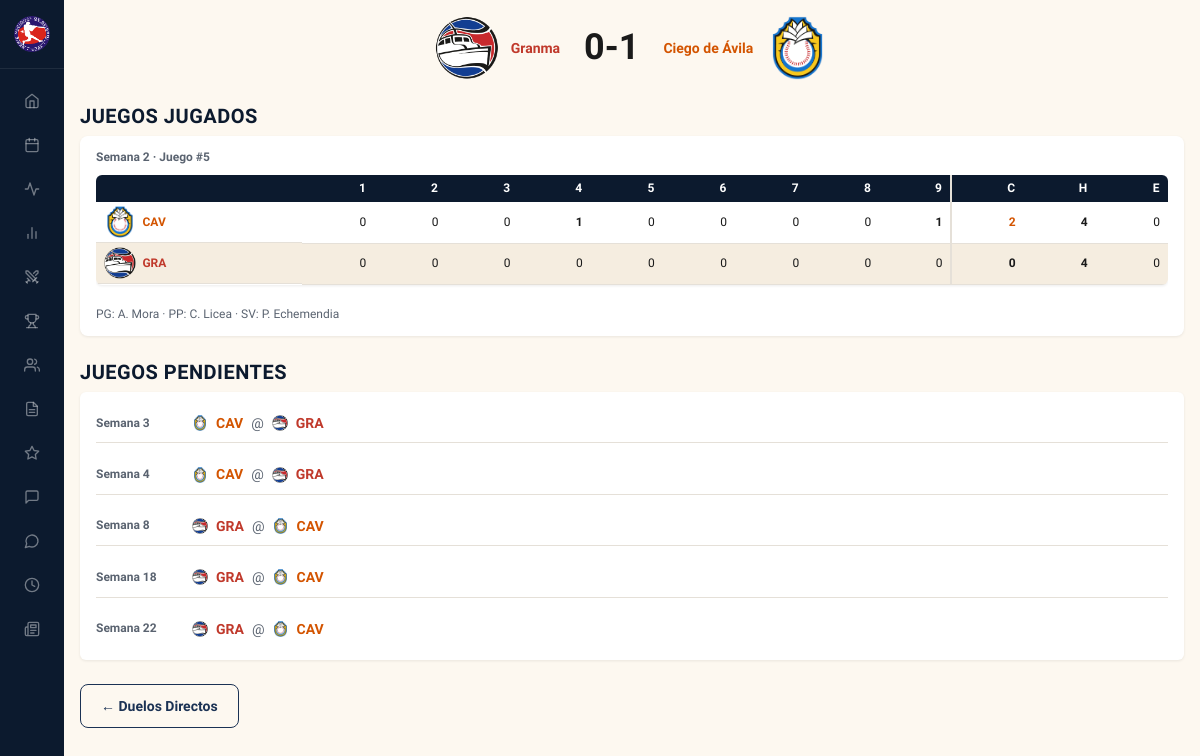
Before: /versus/GRA/CAV with the older database file.
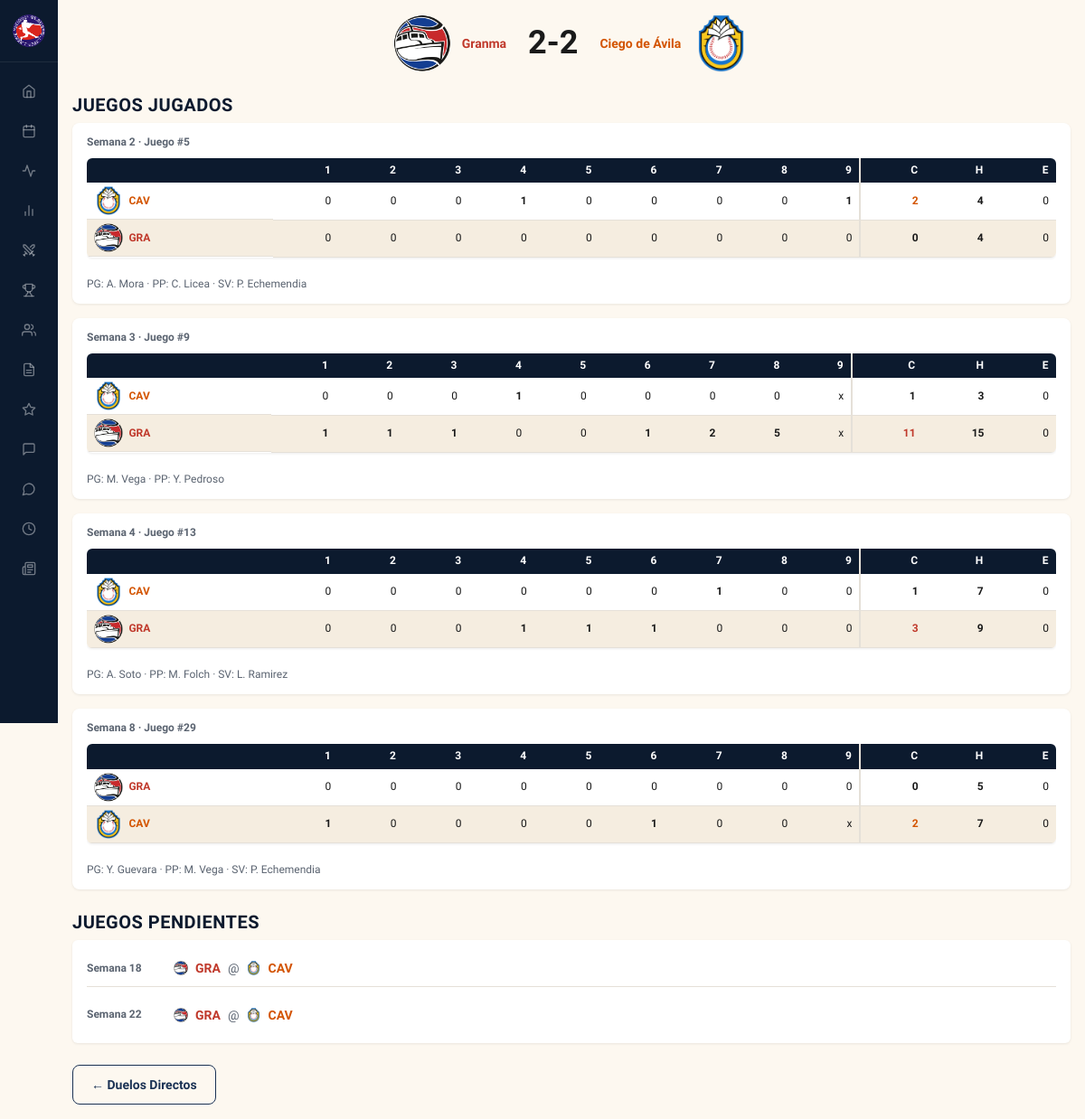
After: the same page with the newer database file.
### tables this page shows
CREATE TABLE games (
            id INTEGER PRIMARY KEY,
            schedule_id INTEGER UNIQUE REFERENCES schedule(id),
            date TEXT,
            home_runs INTEGER,
            away_runs INTEGER,
            home_hits INTEGER,
            away_hits INTEGER,
            home_errors INTEGER,
            away_errors INTEGER,
            winning_pitcher_id INTEGER REFERENCES players(id),
            losing_pitcher_id INTEGER REFERENCES players(id),
            save_pitcher_id INTEGER REFERENCES players(id),
            notes TEXT
        , home_linescore TEXT, away_linescore TEXT);

CREATE TABLE schedule (
            id INTEGER PRIMARY KEY,
            game_num INTEGER,
            week_num INTEGER,
            home_team_id INTEGER REFERENCES teams(id),
            away_team_id INTEGER REFERENCES teams(id),
            phase TEXT DEFAULT 'regular',
            series_game INTEGER
        );

CREATE TABLE teams (
            id INTEGER PRIMARY KEY,
            name TEXT NOT NULL,
            short_name TEXT NOT NULL,
            full_name TEXT NOT NULL,
            owner TEXT NOT NULL,
            rank_overall INTEGER,
            rank_pitching INTEGER,
            rank_batting INTEGER,
            rank_fielding INTEGER,
            rank_speed INTEGER,
            rank_pre_draft INTEGER,
            rank_post_draft INTEGER,
            color_primary TEXT,
            color_secondary TEXT,
            logo_file TEXT,
            banner_file TEXT
        );

CREATE TABLE players (
            id INTEGER PRIMARY KEY,
            team_id INTEGER REFERENCES teams(id),
            name TEXT NOT NULL,
            full_name TEXT,
            position TEXT NOT NULL,
            bats_throws TEXT,
            role TEXT NOT NULL,
            lineup_order INTEGER,
            bullpen_role TEXT,
            is_drafted INTEGER DEFAULT 0,
            photo_file TEXT
        );

### blueprints/versus/routes.py (the view)
@versus_bp.route('/versus/<team1>/<team2>')
def matchup(team1: str, team2: str) -> str:
    a = Team.get(team1)
    b = Team.get(team2)
    if not a or not b:
        abort(404)
    if a.id == b.id or a.owner == b.owner:
        abort(404)
    data = build_matchup_page(a, b)
    return render_template('versus_matchup.html', **data)

### app.py (called while the page is built)
def _register_static_versioning(app: Flask) -> None:
    @app.url_defaults
    def _inject_static_version(endpoint: str, values: dict) -> None:
        if endpoint != 'static' or 'v' in values:
            return
        filename = values.get('filename')
        if not filename:
            return
        path = os.path.join(app.static_folder or '', filename)
        try:
            values['v'] = int(os.path.getmtime(path))
        except OSError:
            pass

### blueprints/versus/services.py (called while the page is built)
def _parse_linescore(s: str | None) -> list[int]:
    if not s:
        return []
    return [int(x) for x in s.split(",") if x.strip() and x.strip() != "X"]

### db.py (called while the page is built)
def get_db() -> sqlite3.Connection:
    if 'db' not in g:
        from flask import current_app
        g.db = sqlite3.connect(current_app.config['DB_PATH'])
        g.db.row_factory = sqlite3.Row
        cursor = g.db.cursor()
        cursor.execute('PRAGMA journal_mode=WAL')
        cursor.execute('PRAGMA synchronous=NORMAL')
        cursor.execute('PRAGMA foreign_keys=ON')
        cursor.execute('PRAGMA busy_timeout=5000')
        cursor.close()
    return g.db

### templates/versus_matchup.html (shortened to what the changed rows need)
{% extends "base.html" %}
{% from 'components/logo_img.html' import logo_img %}
{% from 'components/pitcher_credits.html' import pitcher_credits %}
{% block content %}
<div class="matchup-header">
    <div class="matchup-team matchup-team-left" style="--team-color: {{ team_a.color_primary }};">
        {{ logo_img(team_a.logo_file, 'inline-logo', team_a.short_name) }}
        <a href="{{ url_for('teams.team', short=team_a.short_name) }}" class="team-color-bold">{{ team_a.name }}</a>
    </div>
    <div class="matchup-vs">
        <span class="stat-num matchup-record">{{ h2h.wins }}-{{ h2h.losses }}</span>
    </div>
    <div class="matchup-team matchup-team-right" style="--team-color: {{ team_b.color_primary }};">
        {{ logo_img(team_b.logo_file, 'inline-logo', team_b.short_name) }}
        <a href="{{ url_for('teams.team', short=team_b.short_name) }}" class="team-color-bold">{{ team_b.name }}</a>
    </div>
</div>
{% if played %}
<h2>Juegos Jugados</h2>
{% for g in played %}
<div class="card matchup-game">
    <div class="matchup-game-label">Semana {{ g.week_num }} &middot; Juego #{{ g.game_num }}</div>
    <div class="overflow-x">
    <table class="linescore">
        <thead>
            <tr>
                <th scope="col"></th>
                {% for i in range(1, g.innings + 1) %}
                <th class="num" scope="col">{{ i }}</th>
                {% endfor %}
                <th class="num linescore-sep" scope="col">C</th>
                <th class="num" scope="col">H</th>
                <th class="num" scope="col">E</th>
            </tr>
        </thead>
        <tbody>
            {% for side in ['away', 'home'] %}
            {% set team = g[side] %}
            {% set ls = g[side ~ '_ls'] %}
            {% set runs = g[side ~ '_runs'] %}
            {% set hits = g[side ~ '_hits'] %}
            {% set errors = g[side ~ '_errors'] %}
            {% set is_winner = runs > g[('home' if side == 'away' else 'away') ~ '_runs'] %}
            <tr>
                <td class="linescore-team">
                    {{ logo_img(team.logo_file, 'inline-logo-md') }}
                    <span class="team-color-bold" style="--team-color: {{ team.color_primary }}">{{ team.short_name }}</span>
                </td>
                {% for inn in ls %}
                <td class="num {% if inn > 0 %}inn-scored{% endif %}">{{ inn }}</td>
                {% endfor %}
                {% for _ in range(ls|length, g.innings) %}
                <td class="num">x</td>
                {% endfor %}
                <td class="num linescore-sep fw-700 {% if is_winner %}team-color{% endif %}"
                    {% if is_winner %}style="--team-color: {{ team.color_primary }}"{% endif %}>{{ runs }}</td>
                <td class="num fw-600">{{ hits }}</td>
                <td class="num">{{ errors }}</td>
            </tr>
            {% endfor %}
        </tbody>
    </table>
    </div>
    <div class="matchup-game-footer text-muted">
        {{ pitcher_credits(g.wp_name, g.lp_name, g.sv_name, wp_id=g.wp_id, lp_id=g.lp_id, sv_id=g.sv_id, linkable=true) }}
    </div>
</div>
{% endfor %}
{% else %}
<div class="panel">
    <p class="text-muted">No se han jugado encuentros aún.</p>
</div>
{% endif %}
{% if upcoming %}
<h2>Juegos Pendientes</h2>
<div class="panel">
    <ul class="matchup-upcoming-list">
        {% for g in upcoming %}
        <li class="matchup-upcoming-item">
            <span class="matchup-upcoming-week">Semana {{ g.week_num }}</span>
            <span class="matchup-upcoming-teams">
                {{ logo_img(g.away.logo_file, 'inline-logo-sm', g.away.short_name) }}
                <a href="{{ url_for('teams.team', short=g.away.short_name) }}" class="team-color-bold" style="--team-color: {{ g.away.color_primary }}">{{ g.away.short_name }}</a>
                <span class="text-muted">@</span>
                {{ logo_img(g.home.logo_file, 'inline-logo-sm', g.home.short_name) }}
                <a href="{{ url_for('teams.team', short=g.home.short_name) }}" class="team-color-bold" style="--team-color: {{ g.home.color_primary }}">{{ g.home.short_name }}</a>
            </span>
        </li>
        {% endfor %}
    </ul>
</div>
{% endif %}
{% endblock %}

### templates/components/logo_img.html
{% macro logo_img(logo_file, css_class='inline-logo', alt='') %}
{% if logo_file %}
    {%- set dims = {
        'inline-logo':    64,
        'inline-logo-md': 32,
        'inline-logo-sm': 16,
        'team-logo':      56,
        'sched-logo':     72,
        'versus-logo':    80,
        'game-card-bg game-card-bg-left':  64,
        'game-card-bg game-card-bg-right': 64,
    } -%}
    {%- set size = dims.get(css_class) -%}
<img src="{{ url_for('static', filename='graphics/' + logo_file) }}"
     class="{{ css_class }}" alt="{{ alt }}" loading="lazy" decoding="async"
     {%- if size %} width="{{ size }}" height="{{ size }}"{% endif %}>
{% endif %}
{% endmacro %}

### templates/components/pitcher_credits.html (shortened to what this page needs)
{% macro pitcher_credits(wp_name, lp_name, sv_name=None, wp_w=None, wp_l=None, lp_w=None, lp_l=None, sv_count=None, wp_id=None, lp_id=None, sv_id=None, linkable=false) %}
{% if wp_name %}PG: {% if linkable and wp_id %}<a href="{{ url_for('players.player', player_id=wp_id) }}">{{ wp_name }}</a>{% else %}{{ wp_name }}{% endif %}{% endif %}
{% if lp_name %} &middot; PP: {% if linkable and lp_id %}<a href="{{ url_for('players.player', player_id=lp_id) }}">{{ lp_name }}</a>{% else %}{{ lp_name }}{% endif %}{% endif %}
{% if sv_name %} &middot; SV: {% if linkable and sv_id %}<a href="{{ url_for('players.player', player_id=sv_id) }}">{{ sv_name }}</a>{% else %}{{ sv_name }}{% endif %}{% if sv_count is not none %} ({{ sv_count|int }}){% endif %}{% endif %}
{% endmacro %}

Changed rows visible on the page:
added games: week_num "3", game_num "9", i "1" "2" "3" "4" "5" "6" "7" "8" "9", logo_file (picture), {{ team.short_name }} "CAV" "GRA", ls "0" "0" "0" "1" "0" "0" "0" "0" "1" "1" "1" "0" "0" "1" "2" "5", runs "1" "11", hits "3" "15", errors "0" "0"
now on this page (row unchanged): players: name "M. Vega"
now on this page (row edited): players: name "Y. Pedroso"
added games: week_num "4", game_num "13", i "1" "2" "3" "4" "5" "6" "7" "8" "9", logo_file (picture), {{ team.short_name }} "CAV" "GRA", ls "0" "0" "0" "0" "0" "0" "1" "0" "0" "0" "0" "0" "1" "1" "1" "0" "0" "0", runs "1" "3", hits "7" "9", errors "0" "0"
now on this page (row unchanged): players: name "A. Soto"
now on this page (row edited): players: name "M. Folch"
now on this page (row unchanged): players: name "L. Ramirez"
added games: week_num "8", game_num "29", i "1" "2" "3" "4" "5" "6" "7" "8" "9", logo_file (picture), {{ team.short_name }} "GRA" "CAV", ls "0" "0" "0" "0" "0" "0" "0" "0" "0" "1" "0" "0" "0" "0" "1" "0" "0", runs "0" "2", hits "5" "7", errors "0" "0", {{ sv_name }} "P. Echemendia"
now on this page (row edited): players: name "Y. Guevara"
Other visible differences:
{{ h2h.wins }}: "0" → "2"
{{ h2h.losses }}: "1" → "2"
list line gone: "Semana 3 @"
list line gone: "CAV"
list line gone: "GRA"
list line gone: "Semana 4 @"
list line gone: "Semana 8 @"
